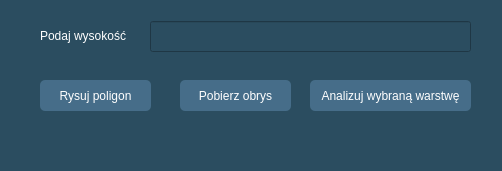
<?xml version="1.0" encoding="UTF-8"?>
<ui version="4.0">
 <class>DockWidget</class>
 <widget class="QDockWidget" name="DockWidget">
  <property name="geometry">
   <rect>
    <x>0</x>
    <y>0</y>
    <width>502</width>
    <height>171</height>
   </rect>
  </property>
  <property name="styleSheet">
   <string notr="true">QDockWidget {
    background-color: lightgray;
    color: white;
}

QWidget{
    background-color: #2b4d60; 
}

</string>
  </property>
  <property name="windowTitle">
   <string>DockWidget</string>
  </property>
  <widget class="QWidget" name="dockWidgetContents">
   <widget class="QPushButton" name="pushButton_3">
    <property name="geometry">
     <rect>
      <x>40</x>
      <y>80</y>
      <width>111</width>
      <height>31</height>
     </rect>
    </property>
    <property name="font">
     <font>
      <pointsize>9</pointsize>
     </font>
    </property>
    <property name="styleSheet">
     <string notr="true">QPushButton {
    background-color: #466d89;
    color: white;
    padding: 5px;
    border-radius: 5px;
}
QPushButton:hover {
    background-color: #5e88a5;
}</string>
    </property>
    <property name="text">
     <string>Rysuj poligon</string>
    </property>
   </widget>
   <widget class="QPushButton" name="pushButton_2">
    <property name="geometry">
     <rect>
      <x>180</x>
      <y>80</y>
      <width>111</width>
      <height>31</height>
     </rect>
    </property>
    <property name="font">
     <font>
      <pointsize>9</pointsize>
     </font>
    </property>
    <property name="styleSheet">
     <string notr="true">QPushButton {
    background-color: #466d89;
    color: white;
    padding: 5px;
    border-radius: 5px;
}
QPushButton:hover {
    background-color: #5e88a5;
}</string>
    </property>
    <property name="text">
     <string>Pobierz obrys</string>
    </property>
   </widget>
   <widget class="QPushButton" name="pushButton">
    <property name="geometry">
     <rect>
      <x>310</x>
      <y>80</y>
      <width>161</width>
      <height>31</height>
     </rect>
    </property>
    <property name="font">
     <font>
      <pointsize>9</pointsize>
      <stylestrategy>PreferAntialias</stylestrategy>
     </font>
    </property>
    <property name="styleSheet">
     <string notr="true">QPushButton {
    background-color: #466d89;
    color: white;
    padding: 5px;
    border-radius: 5px;
}
QPushButton:hover {
    background-color: #5e88a5;
}</string>
    </property>
    <property name="text">
     <string>Analizuj wybraną warstwę</string>
    </property>
   </widget>
   <widget class="QLabel" name="label">
    <property name="geometry">
     <rect>
      <x>40</x>
      <y>20</y>
      <width>101</width>
      <height>31</height>
     </rect>
    </property>
    <property name="font">
     <font>
      <pointsize>9</pointsize>
     </font>
    </property>
    <property name="styleSheet">
     <string notr="true">color: white
</string>
    </property>
    <property name="text">
     <string>Podaj wysokość</string>
    </property>
   </widget>
   <widget class="QLineEdit" name="lineEdit">
    <property name="geometry">
     <rect>
      <x>150</x>
      <y>21</y>
      <width>321</width>
      <height>31</height>
     </rect>
    </property>
   </widget>
  </widget>
 </widget>
 <resources/>
 <connections/>
</ui>
